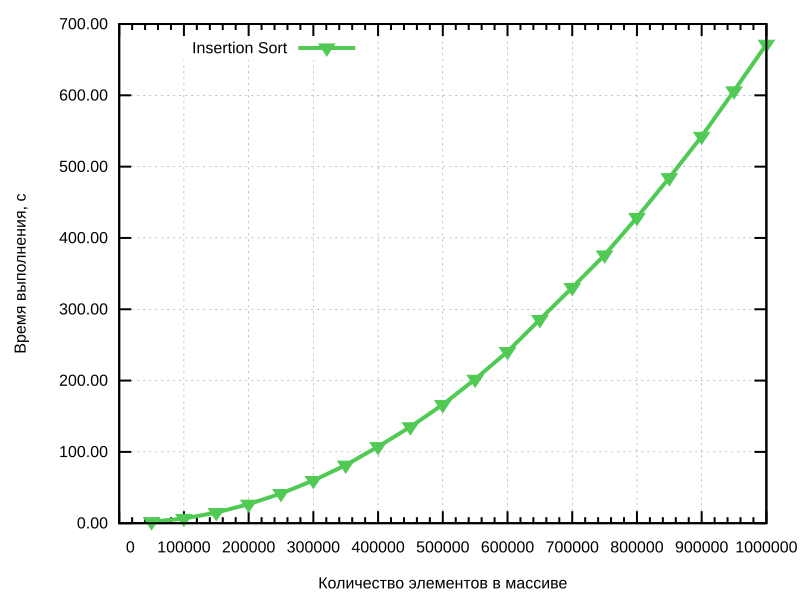

Here is the gnuplot script that generated this plot:
set termoption enhanced
set terminal svg size 800,600 font "Arial, 16"
set encoding utf8
set output "insert.svg"
set style line 1 lc rgb "0x50CA54" lt 1 lw 4 pt 26 ps 1
set border lw 2
set grid
set key top left
set xlabel "Количество элементов в массиве"
set ylabel "Время выполнения, с" rotate by 90
set xtics 100000
set mxtics
set format x "%6.0f"
set format y "%.2f"
plot "insert_sort.dat" using 1:2 title "Insertion Sort" with linespoints ls 1, \